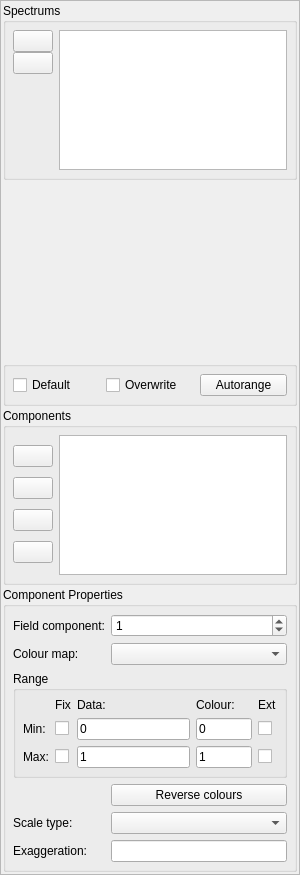
<?xml version="1.0" encoding="UTF-8"?>
<ui version="4.0">
 <class>SpectrumEditorWidget</class>
 <widget class="QWidget" name="SpectrumEditorWidget">
  <property name="geometry">
   <rect>
    <x>0</x>
    <y>0</y>
    <width>300</width>
    <height>875</height>
   </rect>
  </property>
  <property name="windowTitle">
   <string>Spectrum Editor</string>
  </property>
  <layout class="QVBoxLayout" name="verticalLayout">
   <property name="spacing">
    <number>0</number>
   </property>
   <property name="margin">
    <number>0</number>
   </property>
   <item>
    <widget class="QScrollArea" name="scrollArea">
     <property name="widgetResizable">
      <bool>true</bool>
     </property>
     <widget class="QWidget" name="scrollAreaWidgetContents">
      <property name="geometry">
       <rect>
        <x>0</x>
        <y>0</y>
        <width>298</width>
        <height>873</height>
       </rect>
      </property>
      <layout class="QVBoxLayout" name="verticalLayout_2">
       <property name="spacing">
        <number>2</number>
       </property>
       <property name="margin">
        <number>2</number>
       </property>
       <item>
        <widget class="QGroupBox" name="groupBox">
         <property name="sizePolicy">
          <sizepolicy hsizetype="Preferred" vsizetype="Preferred">
           <horstretch>0</horstretch>
           <verstretch>1</verstretch>
          </sizepolicy>
         </property>
         <property name="title">
          <string>Spectrums</string>
         </property>
         <layout class="QHBoxLayout" name="horizontalLayout_2">
          <property name="margin">
           <number>7</number>
          </property>
          <item>
           <widget class="QWidget" name="widget_2" native="true">
            <layout class="QVBoxLayout" name="verticalLayout_3">
             <property name="spacing">
              <number>0</number>
             </property>
             <property name="margin">
              <number>0</number>
             </property>
             <item>
              <widget class="QPushButton" name="pushButtonAddSpectrum">
               <property name="toolTip">
                <string>Add spectrum</string>
               </property>
               <property name="text">
                <string/>
               </property>
               <property name="icon">
                <iconset resource="../icons.qrc">
                 <normaloff>:/zincwidgets/images/icons/list-add-icon.png</normaloff>:/zincwidgets/images/icons/list-add-icon.png</iconset>
               </property>
              </widget>
             </item>
             <item>
              <widget class="QPushButton" name="pushButtonDeleteSpectrum">
               <property name="toolTip">
                <string>Remove spectrum</string>
               </property>
               <property name="text">
                <string/>
               </property>
               <property name="icon">
                <iconset resource="../icons.qrc">
                 <normaloff>:/zincwidgets/images/icons/list-remove-icon.png</normaloff>:/zincwidgets/images/icons/list-remove-icon.png</iconset>
               </property>
              </widget>
             </item>
             <item>
              <spacer name="verticalSpacer">
               <property name="orientation">
                <enum>Qt::Vertical</enum>
               </property>
               <property name="sizeHint" stdset="0">
                <size>
                 <width>20</width>
                 <height>40</height>
                </size>
               </property>
              </spacer>
             </item>
            </layout>
           </widget>
          </item>
          <item>
           <widget class="QListWidget" name="listWidgetSpectrums"/>
          </item>
         </layout>
        </widget>
       </item>
       <item>
        <widget class="SceneviewerWidget" name="sceneviewerWidgetPreview" native="true">
         <property name="sizePolicy">
          <sizepolicy hsizetype="Expanding" vsizetype="Expanding">
           <horstretch>1</horstretch>
           <verstretch>1</verstretch>
          </sizepolicy>
         </property>
         <property name="minimumSize">
          <size>
           <width>0</width>
           <height>40</height>
          </size>
         </property>
        </widget>
       </item>
       <item>
        <widget class="QGroupBox" name="groupBoxSpectrumProperties">
         <property name="title">
          <string/>
         </property>
         <layout class="QHBoxLayout" name="horizontalLayout_4">
          <property name="margin">
           <number>7</number>
          </property>
          <item>
           <widget class="QCheckBox" name="checkBoxDefault">
            <property name="text">
             <string>Default</string>
            </property>
           </widget>
          </item>
          <item>
           <widget class="QCheckBox" name="checkBoxOverwrite">
            <property name="toolTip">
             <string>Overwrite graphics material colour with spectrum colour</string>
            </property>
            <property name="text">
             <string>Overwrite</string>
            </property>
           </widget>
          </item>
          <item>
           <widget class="QPushButton" name="pushButtonAutorange">
            <property name="text">
             <string>Autorange</string>
            </property>
           </widget>
          </item>
         </layout>
        </widget>
       </item>
       <item>
        <widget class="QGroupBox" name="groupBoxComponents">
         <property name="sizePolicy">
          <sizepolicy hsizetype="Preferred" vsizetype="Preferred">
           <horstretch>0</horstretch>
           <verstretch>1</verstretch>
          </sizepolicy>
         </property>
         <property name="title">
          <string>Components</string>
         </property>
         <layout class="QHBoxLayout" name="horizontalLayout_3">
          <property name="margin">
           <number>7</number>
          </property>
          <item>
           <widget class="QWidget" name="widget_4" native="true">
            <layout class="QVBoxLayout" name="verticalLayout_5">
             <property name="spacing">
              <number>0</number>
             </property>
             <property name="margin">
              <number>0</number>
             </property>
             <item>
              <widget class="QPushButton" name="pushButtonAddSpectrumComponent">
               <property name="toolTip">
                <string>Add component</string>
               </property>
               <property name="text">
                <string/>
               </property>
               <property name="icon">
                <iconset resource="../icons.qrc">
                 <normaloff>:/zincwidgets/images/icons/list-add-icon.png</normaloff>:/zincwidgets/images/icons/list-add-icon.png</iconset>
               </property>
              </widget>
             </item>
             <item>
              <widget class="QPushButton" name="pushButtonDeleteSpectrumComponent">
               <property name="toolTip">
                <string>Remove component</string>
               </property>
               <property name="text">
                <string/>
               </property>
               <property name="icon">
                <iconset resource="../icons.qrc">
                 <normaloff>:/zincwidgets/images/icons/list-remove-icon.png</normaloff>:/zincwidgets/images/icons/list-remove-icon.png</iconset>
               </property>
              </widget>
             </item>
             <item>
              <widget class="QPushButton" name="pushButtonMoveUpSpectrumComponent">
               <property name="toolTip">
                <string>Move component up</string>
               </property>
               <property name="text">
                <string/>
               </property>
               <property name="icon">
                <iconset resource="../icons.qrc">
                 <normaloff>:/zincwidgets/images/icons/go-up-icon.png</normaloff>:/zincwidgets/images/icons/go-up-icon.png</iconset>
               </property>
              </widget>
             </item>
             <item>
              <widget class="QPushButton" name="pushButtonMoveDownSpectrumComponent">
               <property name="toolTip">
                <string>Move component down</string>
               </property>
               <property name="text">
                <string/>
               </property>
               <property name="icon">
                <iconset resource="../icons.qrc">
                 <normaloff>:/zincwidgets/images/icons/go-down-icon.png</normaloff>:/zincwidgets/images/icons/go-down-icon.png</iconset>
               </property>
              </widget>
             </item>
            </layout>
           </widget>
          </item>
          <item>
           <widget class="QListWidget" name="listWidgetSpectrumComponents">
            <property name="dragDropMode">
             <enum>QAbstractItemView::InternalMove</enum>
            </property>
            <property name="movement">
             <enum>QListView::Free</enum>
            </property>
           </widget>
          </item>
         </layout>
        </widget>
       </item>
       <item>
        <widget class="QGroupBox" name="groupBoxComponentProperties">
         <property name="title">
          <string>Component Properties</string>
         </property>
         <layout class="QFormLayout" name="formLayout_2">
          <property name="fieldGrowthPolicy">
           <enum>QFormLayout::AllNonFixedFieldsGrow</enum>
          </property>
          <property name="margin">
           <number>7</number>
          </property>
          <item row="1" column="0">
           <widget class="QLabel" name="labelFieldComponent">
            <property name="toolTip">
             <string>Index of component to use from data field</string>
            </property>
            <property name="text">
             <string>Field component:</string>
            </property>
           </widget>
          </item>
          <item row="1" column="1">
           <widget class="QSpinBox" name="spinBoxDataFieldComponent">
            <property name="toolTip">
             <string>Index of component to use from data field</string>
            </property>
            <property name="value">
             <number>1</number>
            </property>
           </widget>
          </item>
          <item row="2" column="0">
           <widget class="QLabel" name="labelColourMap">
            <property name="text">
             <string>Colour map:</string>
            </property>
           </widget>
          </item>
          <item row="2" column="1">
           <widget class="QComboBox" name="comboBoxColourMap"/>
          </item>
          <item row="6" column="0" colspan="2">
           <widget class="QGroupBox" name="groupBox_3">
            <property name="title">
             <string>Range</string>
            </property>
            <layout class="QGridLayout" name="gridLayout">
             <property name="margin">
              <number>7</number>
             </property>
             <item row="1" column="1">
              <widget class="QCheckBox" name="checkBoxFixMinimum">
               <property name="text">
                <string/>
               </property>
              </widget>
             </item>
             <item row="1" column="4">
              <widget class="QCheckBox" name="checkBoxExtendBelow">
               <property name="text">
                <string/>
               </property>
              </widget>
             </item>
             <item row="2" column="2">
              <widget class="QLineEdit" name="lineEditDataRangeMax">
               <property name="sizePolicy">
                <sizepolicy hsizetype="Expanding" vsizetype="Fixed">
                 <horstretch>2</horstretch>
                 <verstretch>0</verstretch>
                </sizepolicy>
               </property>
               <property name="text">
                <string>1</string>
               </property>
              </widget>
             </item>
             <item row="2" column="0">
              <widget class="QLabel" name="labelRangeMaximum">
               <property name="toolTip">
                <string>Component to use from data field</string>
               </property>
               <property name="text">
                <string>Max:</string>
               </property>
              </widget>
             </item>
             <item row="0" column="3">
              <widget class="QLabel" name="labelRangeColour">
               <property name="text">
                <string>Colour:</string>
               </property>
              </widget>
             </item>
             <item row="1" column="0">
              <widget class="QLabel" name="labelRangeMinimum">
               <property name="toolTip">
                <string>Component to use from data field</string>
               </property>
               <property name="text">
                <string>Min:</string>
               </property>
              </widget>
             </item>
             <item row="1" column="2">
              <widget class="QLineEdit" name="lineEditDataRangeMin">
               <property name="sizePolicy">
                <sizepolicy hsizetype="Expanding" vsizetype="Fixed">
                 <horstretch>2</horstretch>
                 <verstretch>0</verstretch>
                </sizepolicy>
               </property>
               <property name="text">
                <string>0</string>
               </property>
              </widget>
             </item>
             <item row="2" column="1">
              <widget class="QCheckBox" name="checkBoxFixMaximum">
               <property name="text">
                <string/>
               </property>
              </widget>
             </item>
             <item row="2" column="3">
              <widget class="QLineEdit" name="lineEditColourRangeMax">
               <property name="sizePolicy">
                <sizepolicy hsizetype="Expanding" vsizetype="Fixed">
                 <horstretch>1</horstretch>
                 <verstretch>0</verstretch>
                </sizepolicy>
               </property>
               <property name="text">
                <string>1</string>
               </property>
              </widget>
             </item>
             <item row="2" column="4">
              <widget class="QCheckBox" name="checkBoxExtendAbove">
               <property name="text">
                <string/>
               </property>
              </widget>
             </item>
             <item row="0" column="4">
              <widget class="QLabel" name="labelRangeExtend">
               <property name="text">
                <string>Ext</string>
               </property>
              </widget>
             </item>
             <item row="1" column="3">
              <widget class="QLineEdit" name="lineEditColourRangeMin">
               <property name="sizePolicy">
                <sizepolicy hsizetype="Expanding" vsizetype="Fixed">
                 <horstretch>1</horstretch>
                 <verstretch>0</verstretch>
                </sizepolicy>
               </property>
               <property name="text">
                <string>0</string>
               </property>
              </widget>
             </item>
             <item row="0" column="2">
              <widget class="QLabel" name="labelRangeData">
               <property name="toolTip">
                <string>Component to use from data field</string>
               </property>
               <property name="text">
                <string>Data:</string>
               </property>
              </widget>
             </item>
             <item row="0" column="1">
              <widget class="QLabel" name="labelRangeFix">
               <property name="text">
                <string>Fix</string>
               </property>
              </widget>
             </item>
            </layout>
           </widget>
          </item>
          <item row="8" column="0">
           <widget class="QLabel" name="labelScaleType">
            <property name="text">
             <string>Scale type:</string>
            </property>
           </widget>
          </item>
          <item row="8" column="1">
           <widget class="QComboBox" name="comboBoxScale"/>
          </item>
          <item row="9" column="0">
           <widget class="QLabel" name="labelExaggeration">
            <property name="text">
             <string>Exaggeration:</string>
            </property>
           </widget>
          </item>
          <item row="9" column="1">
           <widget class="QLineEdit" name="lineEditExaggeration"/>
          </item>
          <item row="7" column="1">
           <widget class="QPushButton" name="pushButtonReverseColours">
            <property name="text">
             <string>Reverse colours</string>
            </property>
           </widget>
          </item>
         </layout>
        </widget>
       </item>
      </layout>
     </widget>
    </widget>
   </item>
  </layout>
 </widget>
 <customwidgets>
  <customwidget>
   <class>SceneviewerWidget</class>
   <extends>QWidget</extends>
   <header>opencmiss/zincwidgets/ui/sceneviewerwidget.h</header>
   <container>1</container>
  </customwidget>
 </customwidgets>
 <resources>
  <include location="../icons.qrc"/>
 </resources>
 <connections/>
</ui>
